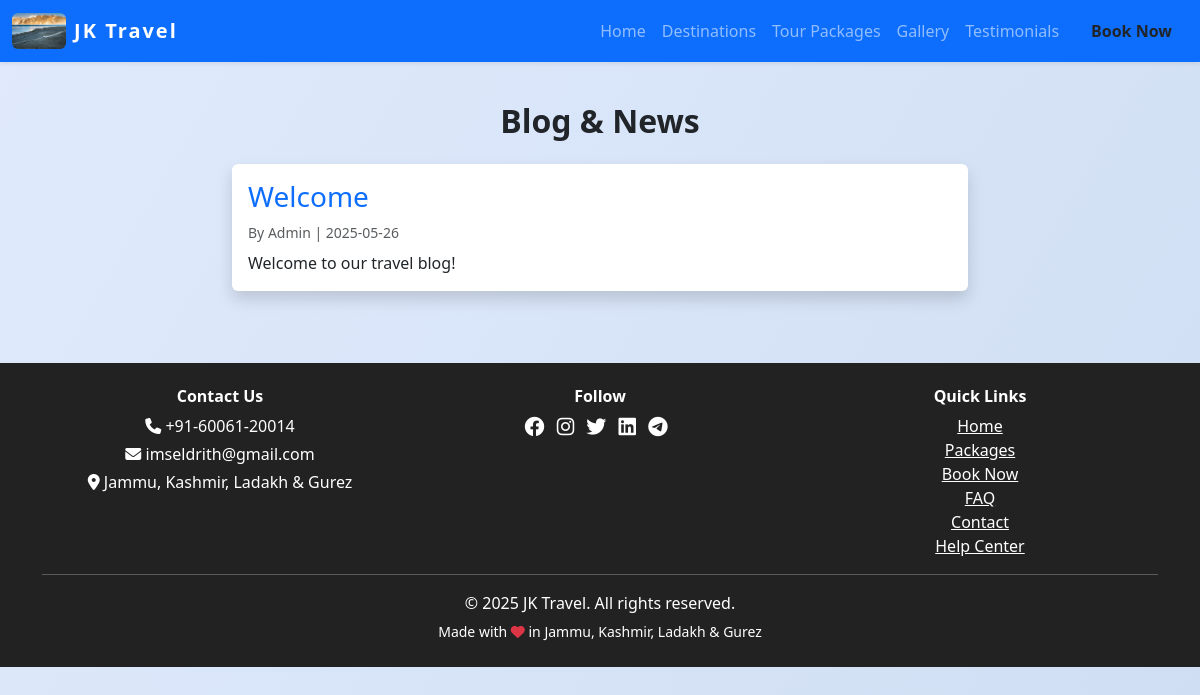
Page /blog on the committed database.
### models.py (models this page shows, shortened)
class SiteSettings(db.Model):
    id = db.Column(db.Integer, primary_key=True)
    site_name = db.Column(db.String(120), default='JKLG Travel')
    site_title = db.Column(db.String(200), default='JKLG Travel - Explore Jammu, Kashmir, Ladakh & Gurez')
    logo = db.Column(db.String(200))
    phone = db.Column(db.String(30), default='+91-12345-67890')
    email = db.Column(db.String(120), default='info@jklgtravel.com')
    address = db.Column(db.String(200), default='Jammu, Kashmir, Ladakh & Gurez')
    facebook = db.Column(db.String(120))  # Username only
    instagram = db.Column(db.String(120))  # Username only
    twitter = db.Column(db.String(120))  # Username only
    linkedin = db.Column(db.String(120))  # Username only
    youtube = db.Column(db.String(120))  # Channel/user ID only
    whatsapp = db.Column(db.String(30))  # Number only
    telegram = db.Column(db.String(120))  # Username only
    meta_description = db.Column(db.String(300))
    about = db.Column(db.Text)
    google_analytics_id = db.Column(db.String(32))
    show_facebook = db.Column(db.Boolean, default=True)
    show_instagram = db.Column(db.Boolean, default=True)
    show_twitter = db.Column(db.Boolean, default=True)
    show_linkedin = db.Column(db.Boolean, default=True)
    show_youtube = db.Column(db.Boolean, default=True)
    show_whatsapp = db.Column(db.Boolean, default=True)
    show_telegram = db.Column(db.Boolean, default=True)
    hero_title = db.Column(db.String(200), default='Discover Jammu, Kashmir, Ladakh & Gurez')
    hero_subtitle = db.Column(db.String(300), default='Unforgettable journeys, breathtaking landscapes, and curated experiences await you.')
    hero_bg_image = db.Column(db.String(200), default='hero_default.jpg')  # New field for background image
    hero_slides = db.Column(db.Text)  # JSON: [{"title":..., "subtitle":..., "image":..., "animation_title":..., "animation_subtitle":...}, ...]
    hero_slide_interval = db.Column(db.Integer, default=5)  # Interval in seconds for hero carousel

class Blog(db.Model):
    id = db.Column(db.Integer, primary_key=True)
    title = db.Column(db.String(200), nullable=False)
    content = db.Column(db.Text, nullable=False)
    author = db.Column(db.String(100))
    created_at = db.Column(db.DateTime, server_default=db.func.now())
    published = db.Column(db.Boolean, default=False)

### views.py (the view)
@main.route('/blog')
def blog():
    posts = Blog.query.filter_by(published=True).order_by(Blog.created_at.desc()).all()
    return render_template('blog.html', posts=posts)

### views.py (called while the page is built)
@main.context_processor
def inject_site_settings():
    settings = SiteSettings.query.first()
    return dict(site_settings=settings)

### templates/blog.html
{% extends 'base.html' %}
{% block content %}
<h2 class="section-title text-center">Blog & News</h2>
<div class="row justify-content-center">
  {% for post in posts %}
  <div class="col-md-8 mb-4">
    <div class="card shadow border-0">
      <div class="card-body">
        <h3 class="card-title text-primary">{{ post.title }}</h3>
        <div class="mb-2 text-muted small">By {{ post.author or 'Admin' }} | {{ post.created_at.strftime('%Y-%m-%d') }}</div>
        <div class="card-text">{{ post.content }}</div>
      </div>
    </div>
  </div>
  {% else %}
  <div class="col-md-8 text-center text-muted">No blog posts yet.</div>
  {% endfor %}
</div>
{% endblock %}

### templates/base.html (shortened to what this page needs)
<!DOCTYPE html>
<html lang="en">
<head>
    <link rel="stylesheet" href="https://cdn.jsdelivr.net/npm/bootstrap@5.3.0/dist/css/bootstrap.min.css">
    <link rel="stylesheet" href="https://cdnjs.cloudflare.com/ajax/libs/font-awesome/6.4.0/css/all.min.css">
</head>
<body>
    <nav class="navbar navbar-expand-lg navbar-dark bg-primary shadow-sm">
        <div class="container-fluid">
            <a class="navbar-brand d-flex align-items-center gap-2" href="/">
                {% if site_settings and site_settings.logo %}
                    <img src="{{ url_for('static', filename='uploads/' ~ site_settings.logo) }}" alt="Logo" style="height:36px; width:auto; border-radius:6px;">
                {% else %}
                    <i class="fa fa-mountain-sun fa-lg"></i>
                {% endif %}
                {{ site_settings.site_name if site_settings and site_settings.site_name else 'JKLG Travel' }}
            </a>
            <div class="collapse navbar-collapse" id="navbarNav">
                <ul class="navbar-nav ms-auto">
                    <li class="nav-item"><a class="nav-link" href="/">Home</a></li>
                    <li class="nav-item"><a class="nav-link" href="/places">Destinations</a></li>
                    <li class="nav-item"><a class="nav-link" href="/packages">Tour Packages</a></li>
                    <li class="nav-item"><a class="nav-link" href="/gallery">Gallery</a></li>
                    <li class="nav-item"><a class="nav-link" href="/testimonials">Testimonials</a></li>
                    <li class="nav-item"><a class="nav-link btn btn-warning text-dark ms-2 px-3 fw-bold" href="/book">Book Now</a></li>
                </ul>
            </div>
        </div>
    </nav>
    <div class="container mt-4">
        {% block content %}{% endblock %}
    </div>
    <footer class="footer text-center mt-5">
        <div class="container">
            <div class="row mb-2">
                <div class="col-md-4 mb-2 mb-md-0">
                    <h6 class="fw-bold">Contact Us</h6>
                    <p class="mb-1"><i class="fa fa-phone"></i> {{ site_settings.phone if site_settings and site_settings.phone else '+91-12345-67890' }}</p>
                    <p class="mb-1"><i class="fa fa-envelope"></i> {{ site_settings.email if site_settings and site_settings.email else 'info@jklgtravel.com' }}</p>
                    <p class="mb-1"><i class="fa fa-map-marker-alt"></i> {{ site_settings.address if site_settings and site_settings.address else 'Jammu, Kashmir, Ladakh & Gurez' }}</p>
                </div>
                <div class="col-md-4 mb-2 mb-md-0">
                    <h6 class="fw-bold">Follow</h6>
                    {% if site_settings and site_settings.facebook and site_settings.show_facebook %}
                        <a href="https://facebook.com/{{ site_settings.facebook }}" class="me-2 text-white"><i class="fab fa-facebook fa-lg"></i></a>
                    {% endif %}
                    {% if site_settings and site_settings.instagram and site_settings.show_instagram %}
                        <a href="https://instagram.com/{{ site_settings.instagram }}" class="me-2 text-white"><i class="fab fa-instagram fa-lg"></i></a>
                    {% endif %}
                    {% if site_settings and site_settings.twitter and site_settings.show_twitter %}
                        <a href="https://x.com/{{ site_settings.twitter }}" class="me-2 text-white"><i class="fab fa-twitter fa-lg"></i></a>
                    {% endif %}
                    {% if site_settings and site_settings.linkedin and site_settings.show_linkedin %}
                        <a href="https://linkedin.com/in/{{ site_settings.linkedin }}" class="me-2 text-white"><i class="fab fa-linkedin fa-lg"></i></a>
                    {% endif %}
                    {% if site_settings and site_settings.telegram and site_settings.show_telegram %}
                        <a href="https://t.me/{{ site_settings.telegram }}" class="me-2 text-white"><i class="fab fa-telegram fa-lg"></i></a>
                    {% endif %}
                </div>
                <div class="col-md-4">
                    <h6 class="fw-bold">Quick Links</h6>
                    <a href="/" class="d-block text-white">Home</a>
                    <a href="/packages" class="d-block text-white">Packages</a>
                    <a href="/book" class="d-block text-white">Book Now</a>
                    <a href="/faq" class="d-block text-white">FAQ</a>
                    <a href="/contact" class="d-block text-white">Contact</a>
                    <a href="/help" class="d-block text-white">Help Center</a>
                </div>
            </div>
            <hr class="bg-light">
            <p class="mb-1">&copy; {{ 2025 }} {{ site_settings.site_name if site_settings and site_settings.site_name else 'JKLG Travel Agency' }}. All rights reserved.</p>
            <small>Made with <i class="fa fa-heart text-danger"></i> in Jammu, Kashmir, Ladakh & Gurez</small>
        </div>
    </footer>
</body>
</html>

### templates/base.html (style rules this page uses)
body { background: linear-gradient(120deg, #e0eafc, #cfdef3 100%); min-height: 100vh; }
.navbar-brand { font-weight: bold; letter-spacing: 2px; }
.section-title { margin-top: 40px; margin-bottom: 24px; font-weight: 700; }
.card { box-shadow: 0 2px 12px rgba(0,0,0,0.07); border: none; }
.footer { background: #222; color: #fff; padding: 24px 0; margin-top: 48px; }
.footer a { color: #fff; text-decoration: underline; }

### rows in the picture
SiteSettings: logo (picture), site_name "JK Travel", phone "+91-60061-20014", email "imseldrith@gmail.com", address "Jammu, Kashmir, Ladakh & Gurez"
Blog: title "Welcome", author "Admin", created_at "2025-05-26", content "Welcome to our travel blog!"

### other values in the picture
{{ 2025 }} "2025"
